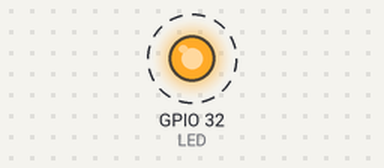
The sketch below on a simulated ESP32. Shown: output pins drawn as LEDs (lit = HIGH). Dashed ring = blinking. WiFi joins after 1.5 s; servers stay silent unless stated; what the sketch prints to the serial monitor is not drawn.

Above: at 2.5 s.
Timing chart, 0 to 6.6 s (numbered marks = the images above):
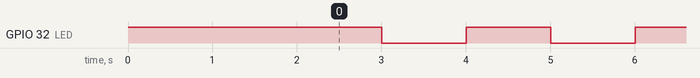

The sketch:

Test001.ino
```cpp
#include <WiFi.h>

WiFiClient  client;
const int LED=32;
const char *ssid = "HORIZON-Donut";
const char *password = "20040723";

void setup() {
  Serial.begin(115200);
  pinMode(LED,OUTPUT);
  digitalWrite(LED,HIGH);
  WiFi.mode(WIFI_STA);

  Serial.println("Connecting Wifi...");
  WiFi.begin(ssid,password);
  while(WiFi.status() != WL_CONNECTED) {
    Serial.println("");
    Serial.println("WiFi not CONNECTED");
    delay(1000);
  }
  digitalWrite(LED,LOW);

}
void loop()
{
  if(WiFi.status() == WL_CONNECTED) {
    Serial.println("IP address: ");
    Serial.println(WiFi.localIP());
    digitalWrite(LED,!digitalRead(LED));
  }
  delay(1000);
}
```

Measured:
- by itself, GPIO 32 (LED): alternates HIGH for 1.0 s and LOW for 1.0 s
